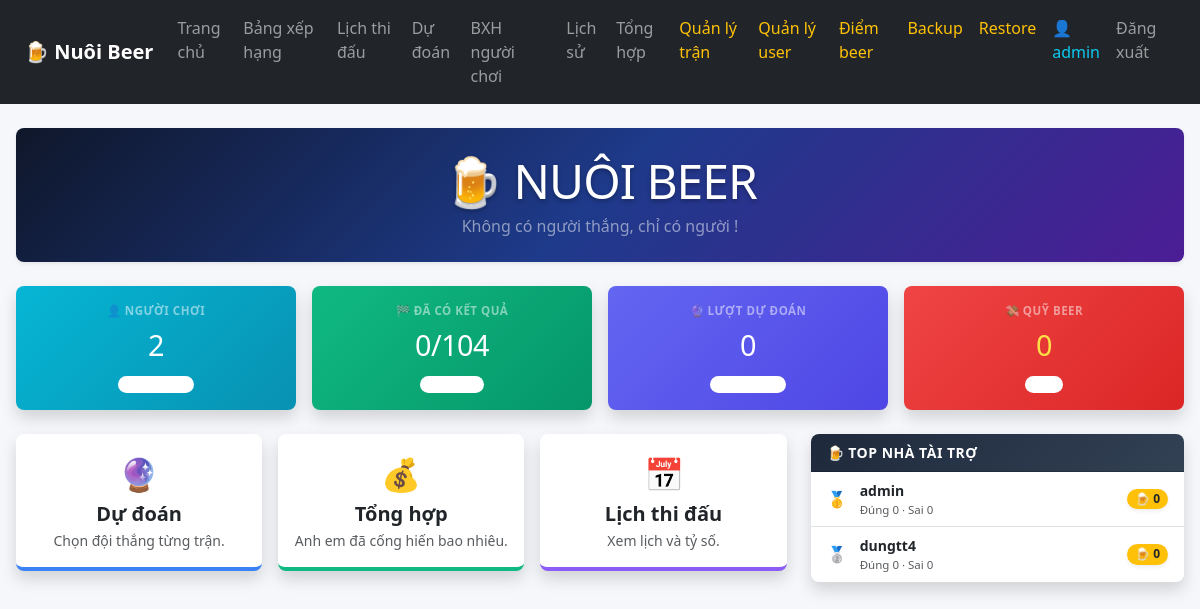
The page / (signed in) on the database its author committed.
### tables this page shows
CREATE TABLE users (
            id INTEGER PRIMARY KEY AUTOINCREMENT,
            username TEXT UNIQUE NOT NULL,
            password TEXT NOT NULL,
            role TEXT DEFAULT 'user',
            is_active INTEGER DEFAULT 1,
            created_at TIMESTAMP DEFAULT CURRENT_TIMESTAMP
        );

### app.py (the view)
@app.route("/")
def home():
    if not login_required():
        return redirect("/login")
    conn = get_db()
    stats = {
        "users": conn.execute("SELECT COUNT(*) AS total FROM users WHERE is_active = 1").fetchone()["total"],
        "matches": conn.execute("SELECT COUNT(*) AS total FROM matches").fetchone()["total"],
        "finished_matches": conn.execute("""
            SELECT COUNT(*) AS total
            FROM matches
            WHERE score_home IS NOT NULL AND score_away IS NOT NULL
        """).fetchone()["total"],
        "predictions": conn.execute("SELECT COUNT(*) AS total FROM predictions").fetchone()["total"],
    }
    conn.close()
    summary_list = get_summary_data()
    grand_total = sum(item["total_beer"] for item in summary_list)
    leaderboard = sorted(
        summary_list,
        key=lambda item: item["total_beer"],
        reverse=True
    )[:3]
    stats["grand_total"] = grand_total
    return render_template(
        "index.html",
        stats=stats,
        leaderboard=leaderboard
    )

### app.py (called while the page is built, shortened)
def get_db():
    conn = sqlite3.connect(DB_NAME)
    conn.row_factory = sqlite3.Row
    return conn

def login_required():
    return "user_id" in session

def rows_to_dicts(rows):
    return [dict(row) for row in rows]

def get_matches():
    conn = get_db()
    rows = conn.execute("""
        SELECT
            match_no,
            match_date AS date,
            time_vn,
            stage,
            group_name AS "group",
            home,
            away,
            stadium,
            city,
            score_home,
            score_away,
            handicap_team,
            handicap_value,
            note
        FROM matches
        ORDER BY match_no ASC
    """).fetchall()
    conn.close()
    return rows_to_dicts(rows)

def get_handicap_result(match):
    score_home = match.get("score_home")
    score_away = match.get("score_away")
    if score_home is None or score_away is None:
        return None

@app.context_processor
def utility_processor():
    return {
        "get_handicap_text": get_handicap_text
    }

### templates/index.html (shortened to what this page needs)
{% extends "base.html" %}
{% block content %}
<div class="container-fluid py-4 px-3" style="max-width: 1400px; margin: 0 auto;">
  <div class="text-center py-4 mb-4 rounded-3 text-white shadow-sm position-relative overflow-hidden" style="background: linear-gradient(135deg, #0f172a 0%, #1e3a8a 50%, #4c1d95 100%);">
    <h1 class="display-5 fw-extrabold mb-1" style="letter-spacing: -1px; text-shadow: 0 2px 4px rgba(0,0,0,0.3);">🍺 NUÔI BEER</h1>
    <p class="lead text-white-50 mb-0 fw-medium" style="font-size: 1rem;">
      Không có người thắng, chỉ có người !
    </p>
  </div>
  <div class="row g-3 mb-4">
    <div class="col-6 col-md-3">
      <div class="card border-0 shadow rounded-3 h-100 text-white overflow-hidden card-hover" style="background: linear-gradient(135deg, #06b6d4 0%, #0891b2 100%);">
        <div class="card-body p-3 text-center">
          <div class="text-white-50 small fw-bold text-uppercase" style="font-size: 0.72rem; letter-spacing: 0.5px;">👤 Người chơi</div>
          <div class="fw-extrabold my-1" style="font-size: 1.8rem; letter-spacing: -0.5px;">{{ stats.users }}</div>
          <span class="badge bg-white bg-opacity-20 small style-badge">Thành viên</span>
        </div>
      </div>
    </div>
    <div class="col-6 col-md-3">
      <div class="card border-0 shadow rounded-3 h-100 text-white overflow-hidden card-hover" style="background: linear-gradient(135deg, #10b981 0%, #059669 100%);">
        <div class="card-body p-3 text-center">
          <div class="text-white-50 small fw-bold text-uppercase" style="font-size: 0.72rem; letter-spacing: 0.5px;">🏁 Đã có kết quả</div>
          <div class="fw-extrabold my-1" style="font-size: 1.8rem; letter-spacing: -0.5px;">{{ stats.finished_matches }}/{{ stats.matches }}</div>
          <span class="badge bg-white bg-opacity-20 small style-badge">Trận đấu</span>
        </div>
      </div>
    </div>
    <div class="col-6 col-md-3">
      <div class="card border-0 shadow rounded-3 h-100 text-white overflow-hidden card-hover" style="background: linear-gradient(135deg, #6366f1 0%, #4f46e5 100%);">
        <div class="card-body p-3 text-center">
          <div class="text-white-50 small fw-bold text-uppercase" style="font-size: 0.72rem; letter-spacing: 0.5px;">🔮 Lượt dự đoán</div>
          <div class="fw-extrabold my-1" style="font-size: 1.8rem; letter-spacing: -0.5px;">{{ stats.predictions }}</div>
          <span class="badge bg-white bg-opacity-20 small style-badge">Cửa đã đặt</span>
        </div>
      </div>
    </div>
    <div class="col-6 col-md-3">
      <div class="card border-0 shadow rounded-3 h-100 text-white overflow-hidden card-hover" style="background: linear-gradient(135deg, #ef4444 0%, #dc2626 100%);">
        <div class="card-body p-3 text-center">
          <div class="text-white-50 small fw-bold text-uppercase" style="font-size: 0.72rem; letter-spacing: 0.5px;">💸 Quỹ beer</div>
          <div class="fw-extrabold my-1 text-warning" style="font-size: 1.8rem; letter-spacing: -0.5px; color: #fde047 !important;">{{ "{:,.0f}".format(stats.grand_total) }}</div>
          <span class="badge bg-white bg-opacity-20 small style-badge">VND</span>
        </div>
      </div>
    </div>
  </div>
  <div class="row g-4">
    <div class="col-lg-8">
      <div class="row g-3">
        <div class="col-md-4">
          <a href="/du-doan" class="text-decoration-none menu-card-link">
            <div class="card border-0 shadow rounded-3 h-100 position-relative overflow-hidden" style="border-bottom: 4px solid #3b82f6 !important;">
              <div class="card-body text-center p-3">
                <div class="fs-2 mb-1">🔮</div>
                <h5 class="fw-bold text-dark mb-1">Dự đoán</h5>
                <p class="text-muted mb-0 small fw-medium">Chọn đội thắng từng trận.</p>
              </div>
            </div>
          </a>
        </div>
        <div class="col-md-4">
          <a href="/tong-hop" class="text-decoration-none menu-card-link">
            <div class="card border-0 shadow rounded-3 h-100 position-relative overflow-hidden" style="border-bottom: 4px solid #10b981 !important;">
              <div class="card-body text-center p-3">
                <div class="fs-2 mb-1">💰</div>
                <h5 class="fw-bold text-dark mb-1">Tổng hợp</h5>
                <p class="text-muted mb-0 small fw-medium">Anh em đã cống hiến bao nhiêu.</p>
              </div>
            </div>
          </a>
        </div>
        <div class="col-md-4">
          <a href="/lich-thi-dau" class="text-decoration-none menu-card-link">
            <div class="card border-0 shadow rounded-3 h-100 position-relative overflow-hidden" style="border-bottom: 4px solid #8b5cf6 !important;">
              <div class="card-body text-center p-3">
                <div class="fs-2 mb-1">📅</div>
                <h5 class="fw-bold text-dark mb-1">Lịch thi đấu</h5>
                <p class="text-muted mb-0 small fw-medium">Xem lịch và tỷ số.</p>
              </div>
            </div>
          </a>
        </div>
      </div>
    </div>
    <div class="col-lg-4">
  <div class="card border-0 shadow rounded-3 overflow-hidden">
    <div class="card-header text-white fw-bold py-2 px-3 small bg-gradient-mini"
         style="letter-spacing: 0.5px;">
      🍺 TOP NHÀ TÀI TRỢ
    </div>
    <div class="card-body p-0">
      {% for item in leaderboard %}
      <div class="d-flex justify-content-between align-items-center border-bottom py-2 px-3 row-mini-bxh">
        <div class="d-flex align-items-center gap-2">
          <div class="fw-bold" style="width:25px;">
            {% if loop.index == 1 %}
              🥇
            {% elif loop.index == 2 %}
              🥈
            {% elif loop.index == 3 %}
              🥉
            {% endif %}
          </div>
          <div>
            <div class="fw-bold text-dark small">
              {{ item.username }}
            </div>
            <div class="text-muted"
                 style="font-size:0.72rem;">
              Đúng {{ item.correct }}
              · Sai {{ item.wrong }}
            </div>
          </div>
        </div>
        <span class="badge bg-warning text-dark fw-bold shadow-sm"
              style="font-size:0.75rem;">
          🍺 {{ item.total_beer }}
        </span>
      </div>
      {% else %}
      <div class="text-center text-muted py-4 small fw-medium">
        Chưa có dữ liệu thống kê.
      </div>
      {% endfor %}
      </div>
    </div>
  </div>
  </div>
</div>
{% endblock %}

### static/css/style.css (style rules this page uses)
body { background: #f5f7fa; }
.card { border-radius: 16px; }
.badge { border-radius: 999px; }

### templates/index.html (style rules this page uses)
.card-hover { transition: transform 0.2s, box-shadow 0.2s; }
.style-badge { font-size: 0.68rem; font-weight: 600; letter-spacing: 0.3px; padding: 0.3em 0.6em; }
.menu-card-link .card { transition: all 0.2s ease-in-out; }
.bg-gradient-mini { background: linear-gradient(135deg, #1e293b 0%, #334155 100%) !important; }
.row-mini-bxh:last-child { border-bottom: none !important; }

### rows shown on the page
users: username "admin", correct "0", wrong "0", total_beer "0"
users: username "dungtt4", correct "0", wrong "0", total_beer "0"

### other values the page prints
{{ session.get("username") }} "admin"
{{ stats.users }} "2"
{{ stats.finished_matches }} "0"
{{ stats.matches }} "104"
{{ stats.predictions }} "0"
{{ "{:,.0f}".format(stats.grand_total) }} "0"
